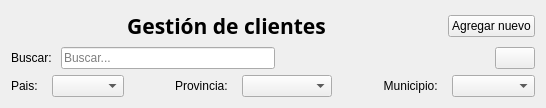
               <widget class="QWidget" name="page_clientes">
                <layout class="QVBoxLayout" name="verticalLayout_page_clientes">
                 <item>
                  <layout class="QVBoxLayout" name="verticalLayout_search_clientes">
                   <item>
                    <layout class="QHBoxLayout" name="horizontalLayout_3">
                     <item>
                      <spacer name="horizontalSpacer_3">
                       <property name="orientation">
                        <enum>Qt::Horizontal</enum>
                       </property>
                       <property name="sizeHint" stdset="0">
                        <size>
                         <width>40</width>
                         <height>20</height>
                        </size>
                       </property>
                      </spacer>
                     </item>
                     <item>
                      <widget class="QLabel" name="label_3">
                       <property name="font">
                        <font>
                         <family>Oswald</family>
                         <pointsize>16</pointsize>
                         <weight>75</weight>
                         <bold>true</bold>
                        </font>
                       </property>
                       <property name="styleSheet">
                        <string notr="true">font-size: 16pt;</string>
                       </property>
                       <property name="text">
                        <string>Gestión de clientes</string>
                       </property>
                       <property name="alignment">
                        <set>Qt::AlignCenter</set>
                       </property>
                      </widget>
                     </item>
                     <item>
                      <spacer name="horizontalSpacer_4">
                       <property name="orientation">
                        <enum>Qt::Horizontal</enum>
                       </property>
                       <property name="sizeHint" stdset="0">
                        <size>
                         <width>40</width>
                         <height>20</height>
                        </size>
                       </property>
                      </spacer>
                     </item>
                     <item>
                      <widget class="QPushButton" name="bt_create_cliente">
                       <property name="cursor">
                        <cursorShape>PointingHandCursor</cursorShape>
                       </property>
                       <property name="text">
                        <string>Agregar nuevo</string>
                       </property>
                       <property name="icon">
                        <iconset>
                         <normaloff>images/add-client.svg</normaloff>images/add-client.svg</iconset>
                       </property>
                       <property name="iconSize">
                        <size>
                         <width>25</width>
                         <height>25</height>
                        </size>
                       </property>
                      </widget>
                     </item>
                    </layout>
                   </item>
                   <item>
                    <layout class="QHBoxLayout" name="horizontalLayout_15">
                     <item>
                      <widget class="QLabel" name="label_14">
                       <property name="text">
                        <string>Buscar: </string>
                       </property>
                      </widget>
                     </item>
                     <item>
                      <widget class="QLineEdit" name="le_search_clients">
                       <property name="placeholderText">
                        <string>Buscar...</string>
                       </property>
                      </widget>
                     </item>
                     <item>
                      <spacer name="horizontalSpacer_11">
                       <property name="orientation">
                        <enum>Qt::Horizontal</enum>
                       </property>
                       <property name="sizeHint" stdset="0">
                        <size>
                         <width>40</width>
                         <height>20</height>
                        </size>
                       </property>
                      </spacer>
                     </item>
                     <item>
                      <widget class="QPushButton" name="bt_refresh_search_clients">
                       <property name="toolTip">
                        <string>&lt;html&gt;&lt;head/&gt;&lt;body&gt;&lt;p&gt;Reiniciar filtros de búsqueda&lt;/p&gt;&lt;/body&gt;&lt;/html&gt;</string>
                       </property>
                       <property name="text">
                        <string/>
                       </property>
                       <property name="icon">
                        <iconset>
                         <normaloff>images/refresh.svg</normaloff>images/refresh.svg</iconset>
                       </property>
                       <property name="iconSize">
                        <size>
                         <width>32</width>
                         <height>32</height>
                        </size>
                       </property>
                      </widget>
                     </item>
                    </layout>
                   </item>
                   <item>
                    <layout class="QHBoxLayout" name="horizontalLayout_19">
                     <property name="spacing">
                      <number>11</number>
                     </property>
                     <item>
                      <layout class="QHBoxLayout" name="horizontalLayout_16">
                       <item>
                        <widget class="QLabel" name="label_15">
                         <property name="text">
                          <string>Pais: </string>
                         </property>
                         <property name="alignment">
                          <set>Qt::AlignRight|Qt::AlignTrailing|Qt::AlignVCenter</set>
                         </property>
                        </widget>
                       </item>
                       <item>
                        <widget class="QComboBox" name="cb_search_clientes_pais">
                         <property name="placeholderText">
                          <string>País...</string>
                         </property>
                        </widget>
                       </item>
                       <item>
                        <spacer name="horizontalSpacer_9">
                         <property name="orientation">
                          <enum>Qt::Horizontal</enum>
                         </property>
                         <property name="sizeHint" stdset="0">
                          <size>
                           <width>40</width>
                           <height>20</height>
                          </size>
                         </property>
                        </spacer>
                       </item>
                      </layout>
                     </item>
                     <item>
                      <layout class="QHBoxLayout" name="horizontalLayout_17">
                       <item>
                        <widget class="QLabel" name="label_16">
                         <property name="text">
                          <string>Provincia: </string>
                         </property>
                         <property name="alignment">
                          <set>Qt::AlignRight|Qt::AlignTrailing|Qt::AlignVCenter</set>
                         </property>
                        </widget>
                       </item>
                       <item>
                        <widget class="QComboBox" name="cb_search_clientes_provincia">
                         <property name="placeholderText">
                          <string>Provincia...</string>
                         </property>
                        </widget>
                       </item>
                      </layout>
                     </item>
                     <item>
                      <layout class="QHBoxLayout" name="horizontalLayout_18">
                       <item>
                        <spacer name="horizontalSpacer_10">
                         <property name="orientation">
                          <enum>Qt::Horizontal</enum>
                         </property>
                         <property name="sizeHint" stdset="0">
                          <size>
                           <width>40</width>
                           <height>20</height>
                          </size>
                         </property>
                        </spacer>
                       </item>
                       <item>
                        <widget class="QLabel" name="label_18">
                         <property name="text">
                          <string>Municipio: </string>
                         </property>
                         <property name="alignment">
                          <set>Qt::AlignRight|Qt::AlignTrailing|Qt::AlignVCenter</set>
                         </property>
                        </widget>
                       </item>
                       <item>
                        <widget class="QComboBox" name="cb_search_clientes_municipio">
                         <property name="placeholderText">
                          <string>Municipio</string>
                         </property>
                        </widget>
                       </item>
                      </layout>
                     </item>
                    </layout>
                   </item>
                  </layout>
                 </item>
                </layout>
               </widget>
